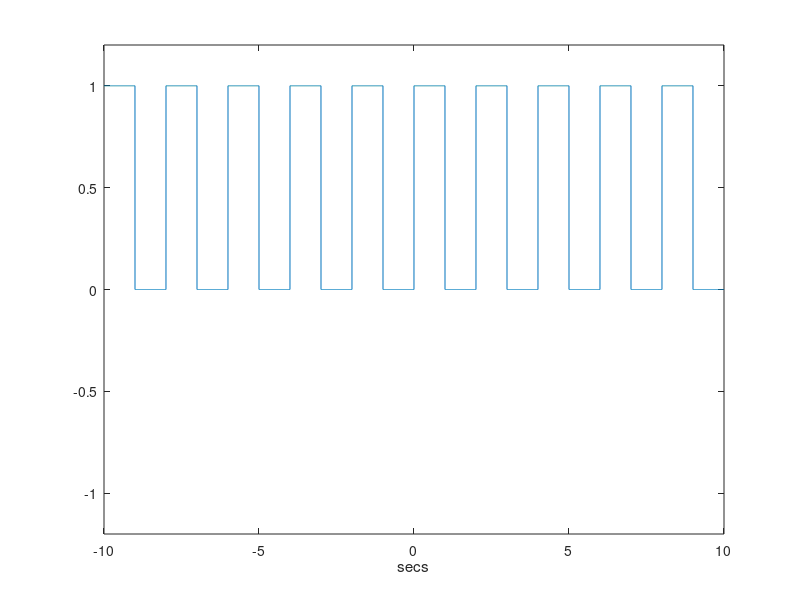
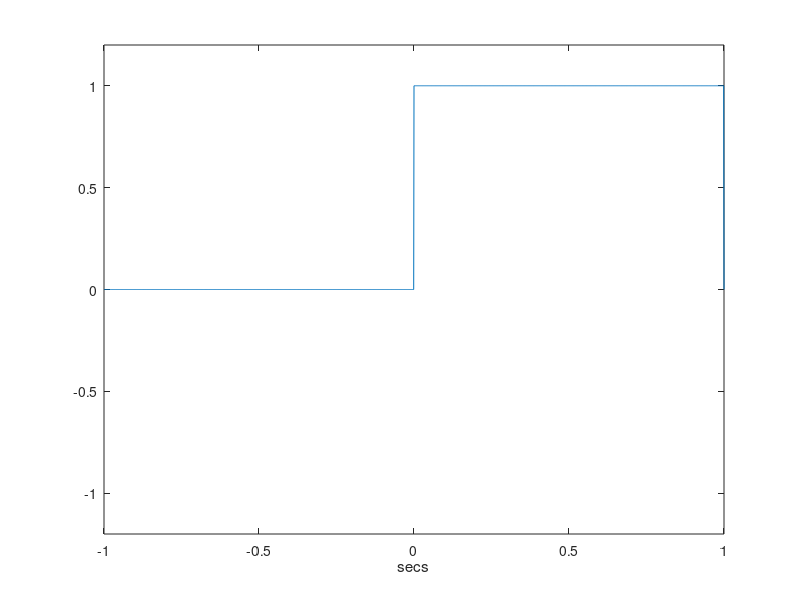
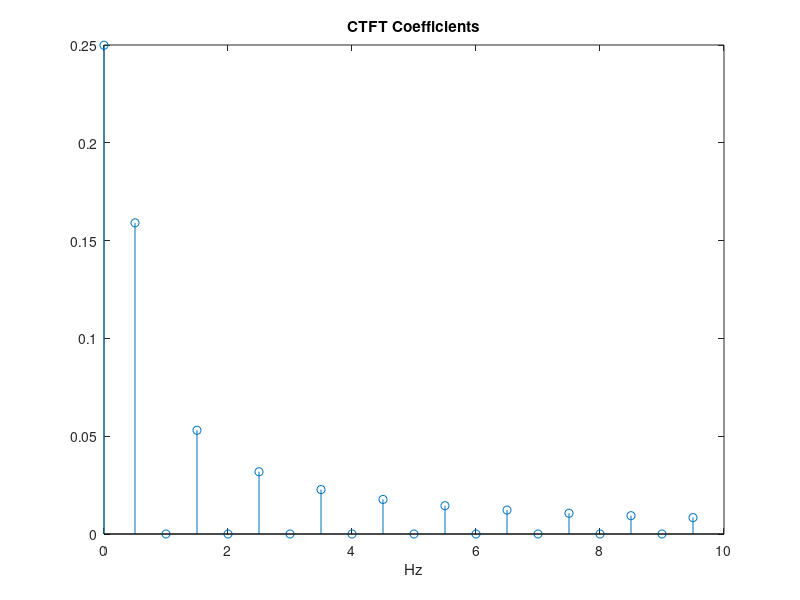

These charts were generated, in order, by the following MATLAB code:
clear all;
clc;
close all;

Ts = 0.001; % Sampling period - so small to approximate continuous time
t = [-10:Ts:9.999]; % Time Vector - approximately continuous
Tp = 2; % Change time period to 2 seconds
% Tp = 0.5; % Alternatively, change time period to 0.5 seconds
tau = 0.5; % Pulse Width - Duty Cycle
x = (1 + square(t * 2 * pi / Tp, tau * 100)) / 2; % Generating Square wave

figure,
plot(t, x);
xlabel('secs');
ylim([-1.2 1.2]); % Set y-axis limits
pause;

Fo = 1 / Tp; % Fundamental Frequency

% Extracting a portion of the signal equal to its period.
I_period = find(round(t * 1000) / 1000 == -Tp / 2):find(round(t * 1000) / 1000 == Tp / 2);
xport = x(I_period);

figure,
plot(t(I_period), xport);
xlabel('secs');
ylim([-1.2 1.2]); % Set y-axis limits
pause;

% Computing CTFS Coefficients
for k = 1:20
    B = exp(-j * 2 * pi * (k - 1) * Fo .* [-Tp / 2:Ts:Tp / 2]);
    C(k) = sum(xport .* B) / (length(xport) * Tp);
end

kFo = Fo * (0:k - 1); % Frequency Scale in Hz.

figure,
stem(kFo, abs(C));
title('CTFT Coefficients');
xlabel('Hz');
